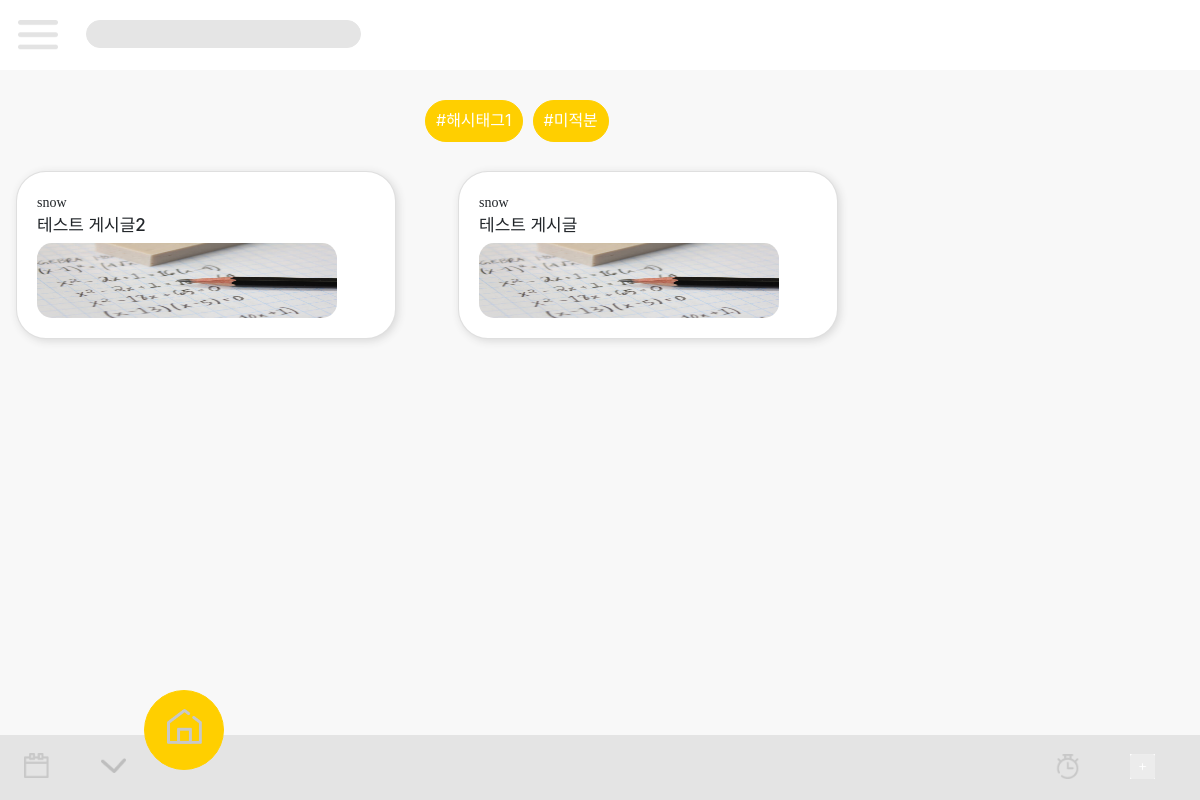
Before: /index/0/ (signed in) with the older database file.
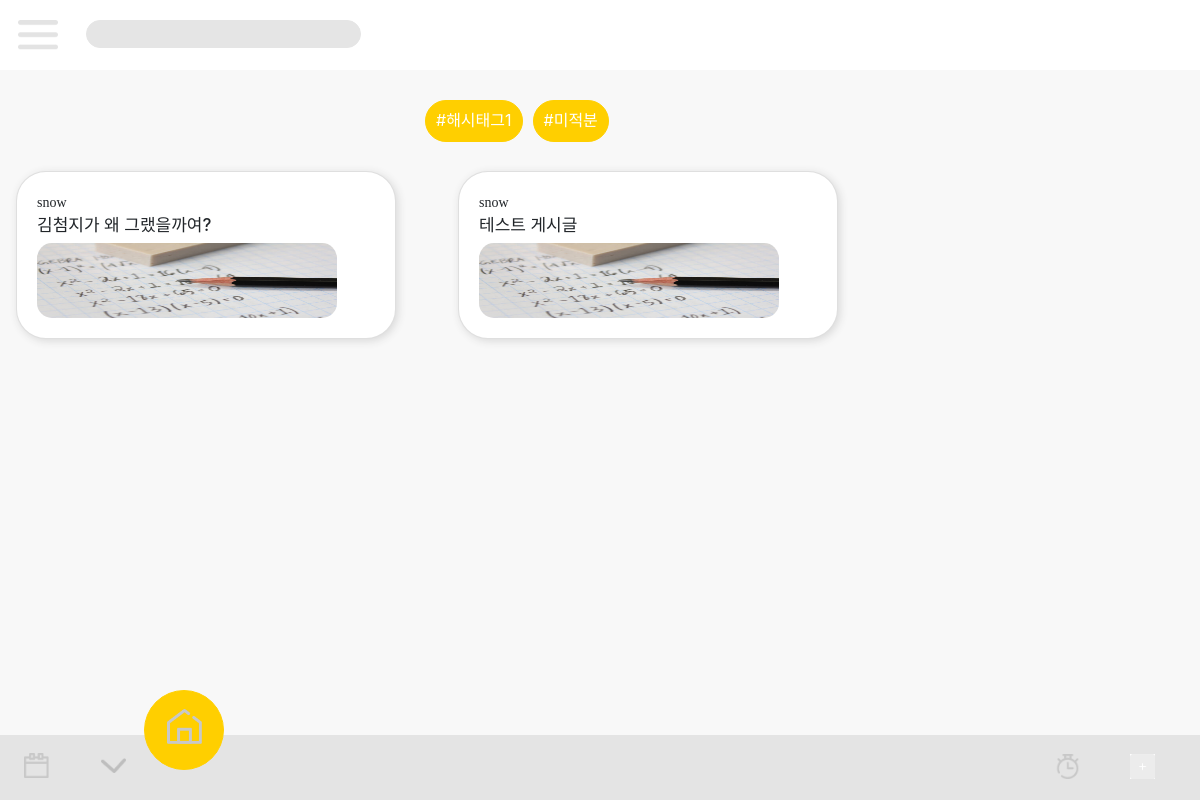
After: the same page with the newer database file.
### myapp/models.py (models this page shows, shortened)
class Post(models.Model):
	author = models.ForeignKey('MyUser', on_delete=models.CASCADE) #작성자
	title = models.CharField(max_length=200) #제목
	category = models.ForeignKey('Board', on_delete=models.CASCADE) #카테고리
	hashtag = models.CharField(max_length=200)		#해시태그
	context = models.TextField()					#내용
	created_date = models.DateTimeField(default=timezone.now)
	published_date = models.DateTimeField(blank=True, null=True)

class MyUser(AbstractUser):
	age = models.IntegerField(null=False, blank=False, default=0)
	profile_link = models.CharField(max_length=200, default='')

### myapp/views.py (the view)
# urls.py: path('index/<int:board_id>/', views.index, name='index'),
@login_required
def index(request, board_id):
	posts = []
	if(board_id != 0):
		board_name = Board.objects.get(id=board_id)
	else:
		board_name = Board.objects.get(id=1)
	posts = Post.objects.filter(category__category=board_name.category).order_by('-created_date')
	username = request.user.username
	boards = []
	board1 = Board.objects.filter(age=1)
	board2 = Board.objects.filter(age=2)
	board3 = Board.objects.filter(age=3)
	hashtags = Post.objects.exclude(
      Q(hashtag__isnull=True)|Q(hashtag='')
    ).values_list('hashtag', flat=True).distinct()
	age = request.user.age
	userage = ""
	if (age <= 16):
		userage = "#13-16세"
		boards = [board1, board2, board3]
	elif (age <= 19):
		userage = "#17-19세"
		boards = [board2, board3, board1]
	else:
		userage = "#20-24세"
		boards = [board3, board2, board1]
	context = {
		'username' : username,
		'userage' : userage,
		'boards' : boards,
		'hashtags' : hashtags,
		'posts' : posts,
	}
	return render(request, 'myapp/main.html', context)

### myapp/templates/myapp/main.html (shortened to what this page needs)
{% load static %}
<html lang="ko">
<head>
    <link rel="stylesheet" href="https://stackpath.bootstrapcdn.com/bootstrap/4.1.3/css/bootstrap.min.css">
    <link rel="stylesheet" href="{% static '/css/main.css' %}">
</head>
<body>
    <div class="container-fluid">
        <div class="siteMapBtn">
            <img src="{% static 'images/MENU.png' %}" alt="ham">
            <div id="m_sear">
                <input type="text">
            </div>
        </div>
    </div>
    <div class="container">
        <div id="m_hss">
            {% for hashtag in hashtags %}
            <div class="m_hs">
                <p>{{ hashtag }}</p>
            </div>
            {% endfor %}
        </div>
    </div>
    <div class="container-fluid" id="pos">
        <div class="row">
            {% for post in posts%}
            <div class="col-md-4">
                <div class="card">
                    <div class="card-body">
                        <p class="card-title">{{ post.author }}</p>
                        <h3 class="card-text">{{ post.title }}</h3>
                        <img src="{% static 'images/main.jpg' %}" alt="main" class="card-img-bottom m_img">
                    </div>
                </div>
            </div>
            {% endfor %}
        </div>
    </div>
    <div class="container-fluid" id="m_box">
        <div id="m_bo">
            <div class="n_icon_l"><a href="{% url 'date_picker' %}"><img class="n_icon_img" src="{% static 'images/아이콘/ICON_CALENDAR.jpg' %}" alt="달력"></a></div>
            <div class="n_icon_l"><a href="{% url 'post' %}"><img class="n_icon_img" src="{% static 'images/아이콘/ICON_OPEN.png' '%}" alt="글보기"></a> </div>
            <div class="n_icon_r"><a href="{% url 'write' %}"><img class="n_icon_img" src="{% static 'images/aa.png' %}" alt="글쓰기"></a></div>
            <div class="n_icon_r"><a href="{% url 'clock' %}"><img class="n_icon_img" src="{% static 'images/아이콘/ICON_STOPWATCH.png' %}" alt="스톱워치"></a> </div>
        </div>
        <div id=m_boxs>
          <div id="m_bo2">
              <div class="n_cen"><a href="../../index/0/"><img src="{% static 'images/아이콘/ICON_HOME.png' %}" alt="홈"></a> </div>
          </div>
        </div>
    </div>
</body>
</html>

Changed rows visible on the page:
changed Post: title "테스트 게시글2" → "김첨지가 왜 그랬을까여?"
